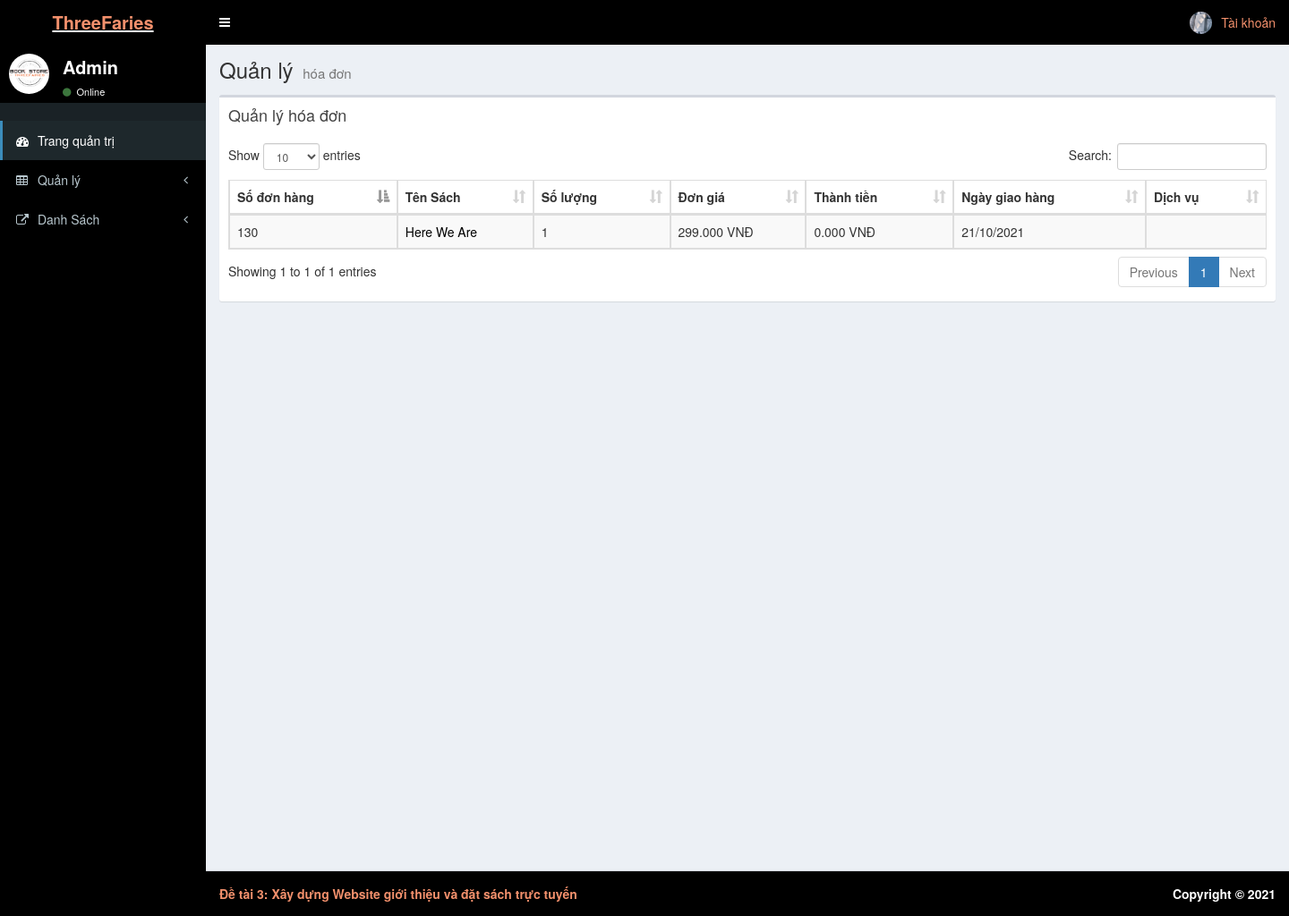
/admin/quanlyhoadon.php, run on an earlier commit of the app's database.
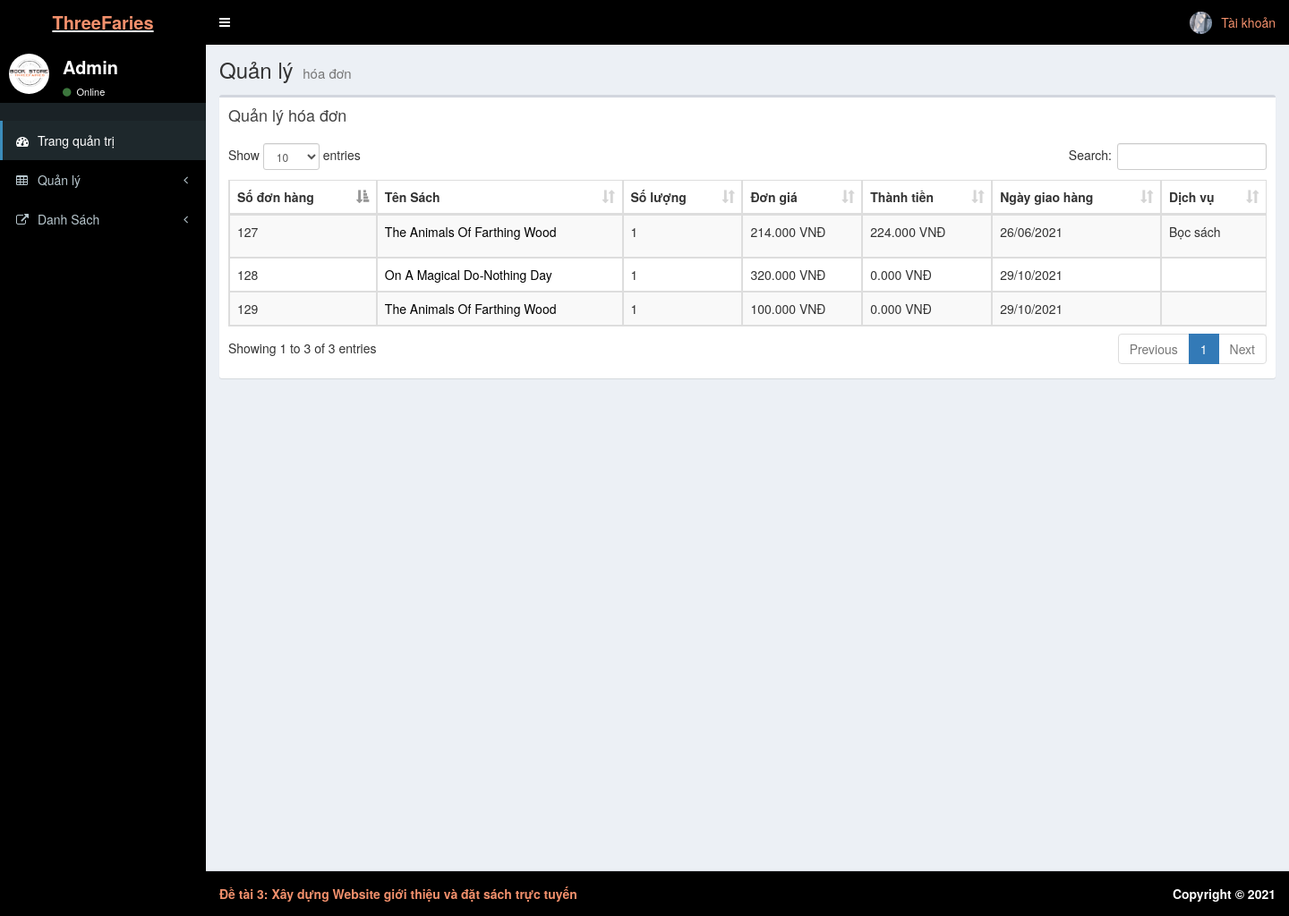
And on a later commit of the database.
### tables this page shows
CREATE TABLE `chitiethoadon` (
  `id_chi_tiet_hoadon` bigint(10) NOT NULL,
  `sodh` bigint(20) NOT NULL,
  `masp` bigint(20) NOT NULL,
  `soluong` int(11) NOT NULL,
  `dongia` float NOT NULL,
  `thanhtien` decimal(9,2) NOT NULL,
  `madv` varchar(200) NOT NULL
);

CREATE TABLE `hoadon` (
  `sodh` bigint(20) NOT NULL,
  `emailkh` varchar(50) NOT NULL,
  `ngaygiao` date NOT NULL,
  `tenkh` varchar(100) NOT NULL,
  `diachi` varchar(250) NOT NULL,
  `dienthoai` varchar(50) NOT NULL,
  `hinhthucthanhtoan` varchar(100) NOT NULL,
  `thanhtien` decimal(9,2) NOT NULL
);

CREATE TABLE `sanpham` (
  `ID` bigint(10) NOT NULL,
  `Ten` varchar(200) NOT NULL,
  `Gia` double NOT NULL,
  `HinhAnh` varchar(200) NOT NULL,
  `Manhasx` bigint(10) NOT NULL,
  `Mota` text NOT NULL,
  `date` date NOT NULL,
  `KhuyenMai` tinyint(1) NOT NULL,
  `giakhuyenmai` double NOT NULL,
  `tacgia` varchar(256) NOT NULL
);

CREATE TABLE `dichvu` (
  `madv` bigint(20) NOT NULL,
  `tendv` varchar(200) NOT NULL,
  `gia` double NOT NULL
);

### admin/quanlyhoadon.php (the view, shortened to what this page needs)
<?php
 include "head.php";
?>
  <body class="hold-transition skin-blue sidebar-mini">
    <div class="wrapper">
    <?php
 include "Header.php";
?>
    <?php
 include "aside.php";
?>
      <div class="content-wrapper">
        <section class="content-header">
          <h1>
            Quản lý
            <small>hóa đơn</small>
          </h1>
        </section>
        <section class="content">
          <div class="row">
            <div class="col-xs-12">
              <div class="box">
                <div class="box-header">
                  <h3 class="box-title">Quản lý hóa đơn</h3>
                </div>
                <div class="box-body">
                  <table id="example1" class="table table-bordered table-striped">
                    <thead>
                      <tr>
                       <th>Số đơn hàng</th>
                        <th>Tên Sách</th>
                        <th>Số lượng</th>
                        <th>Đơn giá</th>
                        <th>Thành tiền</th>
                        <th>Ngày giao hàng </th>
                        <th>Dịch vụ</th>
                      </tr>
                    </thead>
                    <tbody>
                    <?php
                         require '../inc/config.php';
                         $sql="SELECT h.sodh,soluong,dongia,h.thanhtien
                         ,s.Ten as tensanpham,ngaygiao,madv
                         from chitiethoadon c
                         LEFT JOIN sanpham s on s.ID= c.masp
                         LEFT JOIN hoadon h on h.sodh= c.sodh Order by tensanpham  ";
                         $result = $conn->query($sql);
                         if ($result->num_rows > 0) {
                          while($row = $result->fetch_assoc()) {
                      ?>
                        <tr>
                        <td><?php  echo $row["sodh"] ?></td>
                        <td ><a href ="chitiethd.php?sodh=<?php echo $row["sodh"]?>" style="color:black"><?php echo $row["tensanpham"] ?>  </a>
                        </td>
                        <td><?php  echo $row["soluong"] ?></td>
                        <td><?php  echo $row["dongia"] ?>.000 VNĐ</td>
                        <td><?php  echo $row["thanhtien"] ?>0 VNĐ</td>
                        <td><?php
                        $date=date_create($row["ngaygiao"]);
                        echo date_format($date,"d/m/Y");
                         ?></td>
                        <td>
                        <?php
                        if($row["madv"]!= "")
                        {
                         ?>
                        <?php
                        $ma= $row["madv"];
                        $sql="SELECT tendv from dichvu where madv  in ($ma)";
                        $results = $conn->query($sql);
                        if ($results->num_rows > 0) {
                          while($s = $results->fetch_assoc()) {
                           echo "<p>".$s["tendv"] ."</p>";
                        }
                      }
                        ?>
                        <?php
                        }
                         ?>
                        </td>
                        </tr>
                        <?php
                          }
                        }
                         ?>
                    </tbody>
                  </table>
                </div>
              </div>
            </div>
          </div>
        </section>
      </div>
      <?php
      include "footer.php";
     ?>
    </div>
  </body>
</html>

### admin/head.php (shortened to what this page needs)
<!DOCTYPE html>
<html>
  <head>
    <link rel="stylesheet" href="bootstrap/css/bootstrap.min.css">
    <link rel="stylesheet" href="https://maxcdn.bootstrapcdn.com/font-awesome/4.4.0/css/font-awesome.min.css">
    <link rel="stylesheet" href="https://code.ionicframework.com/ionicons/2.0.1/css/ionicons.min.css">
    <link rel="stylesheet" href="dist/css/AdminLTE.min.css">
    <link rel="stylesheet" href="dist/css/skins/_all-skins.min.css">
    <link rel="stylesheet" href="../../plugins/datatables/dataTables.bootstrap.css">
    <link rel="stylesheet" href="../../dist/css/AdminLTE.min.css">
    <link rel="stylesheet" href="../../dist/css/skins/_all-skins.min.css">
    <link rel="stylesheet" href="../../bootstrap/css/bootstrap.min.css">
    <link rel="stylesheet" href="plugins/iCheck/flat/blue.css">
    <link rel="stylesheet" href="plugins/morris/morris.css">
    <link rel="stylesheet" href="plugins/jvectormap/jquery-jvectormap-1.2.2.css">
    <link rel="stylesheet" href="plugins/datepicker/datepicker3.css">
    <link rel="stylesheet" href="plugins/daterangepicker/daterangepicker-bs3.css">
    <link rel="stylesheet" href="plugins/bootstrap-wysihtml5/bootstrap3-wysihtml5.min.css">
  </head>

### admin/header.php (shortened to what this page needs)
<header class="main-header" >
        <a href="index.php" class="logo" style="background-color: black" >
          <span class="logo-lg" style="color: #f3906c !important"><b>ThreeFaries</b></span>
        </a>
        <nav class="navbar navbar-static-top" style="background-color: black" role="navigation">
          <a href="#" class="sidebar-toggle" data-toggle="offcanvas" role="button">
          </a>
          <div class="navbar-custom-menu">
            <ul class="nav navbar-nav">
              <li class="dropdown user user-menu">
                <a href="#" class="dropdown-toggle" data-toggle="dropdown">
                  <img src="../images/form1.jpg" class="user-image" alt="User Image">
                  <span class="hidden-xs" style="color: #f3906c">Tài khoản</span>
                </a>
              </li>
            </ul>
          </div>
        </nav>
      </header>

### admin/aside.php (shortened to what this page needs)
<aside class="main-sidebar" style="background-color: black">
        <section class="sidebar" >
          <div class="user-panel">
            <div class="pull-left image">
              <img src="../images/logo.png" class="img-circle" alt="User Image">
            </div>
            <div class="pull-left info">
              <p style=" font-size: 2rem">Admin</p>
              <a href="#"><i class="fa fa-circle text-success"></i> Online</a>
            </div>
          </div>
          <ul class="sidebar-menu">
            <li class="header"></li>
            <li class="active treeview">
                <li class="active"><a href="index.php"><i class="fa fa-dashboard"></i> Trang quản trị</a></li>
            </li>
            <li class="treeview">
              <a href="#">
                <i class="fa fa-table"></i> <span>Quản lý</span>
                <i class="fa fa-angle-left pull-right"></i>
              </a>
            </li>
            <li class="treeview">
              <a href="#">
                <i class="fa fa-external-link"></i> <span>Danh Sách</span>
                <i class="fa fa-angle-left pull-right"></i>
              </a>
            </li>
        </section>
      </aside>

### admin/footer.php
<footer class="main-footer" style="background-color: black">
        <div class="pull-right hidden-xs">
          <b style="color: white">Copyright &copy; 2021</b>
        </div>
        <strong style="color: #f3906c">Đề tài 3: Xây dựng Website giới thiệu và đặt sách trực tuyến</strong>

What changed in the data, as far as the page shows it:
removed chitiethoadon: sodh.sodh "130", sanpham.Ten "Here We Are", soluong "1", dongia "299", sodh.thanhtien "0.00", sodh.ngaygiao "21/10/2021"
added chitiethoadon: sodh.sodh "128", sanpham.Ten "On A Magical Do-Nothing Day", soluong "1", dongia "320", sodh.thanhtien "0.00", sodh.ngaygiao "29/10/2021"
added chitiethoadon: sodh.sodh "127", sanpham.Ten "The Animals Of Farthing Wood", soluong "1", dongia "214", sodh.thanhtien "224.00", sodh.ngaygiao "26/06/2021"
added dichvu: tendv "Bọc sách"
added chitiethoadon: sodh.sodh "129", sanpham.Ten "The Animals Of Farthing Wood", soluong "1", dongia "100", sodh.thanhtien "0.00", sodh.ngaygiao "29/10/2021"
Also different on the page:
text written by a page script: "Show entries Search: Showing 1 to 1 of 1 entries Previous 1 Next" → "Show entries Search: Showing 1 to 3 of 3 entries Previous 1 Next"
